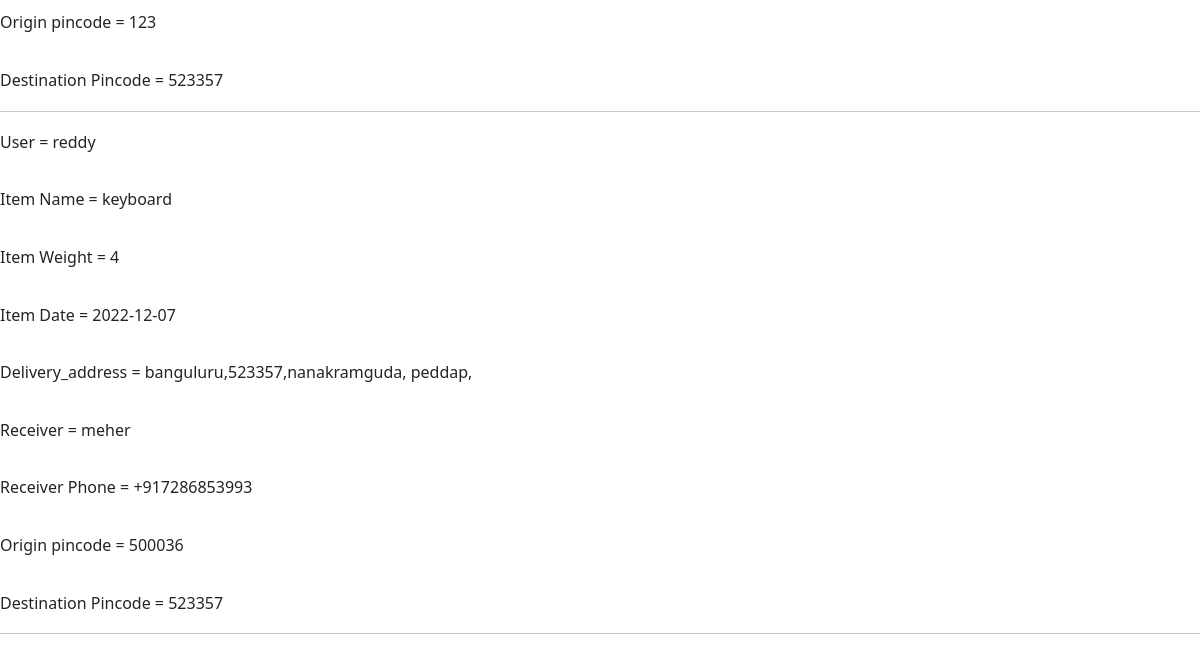
The page /orders_list (lower part) on the database as committed earlier.
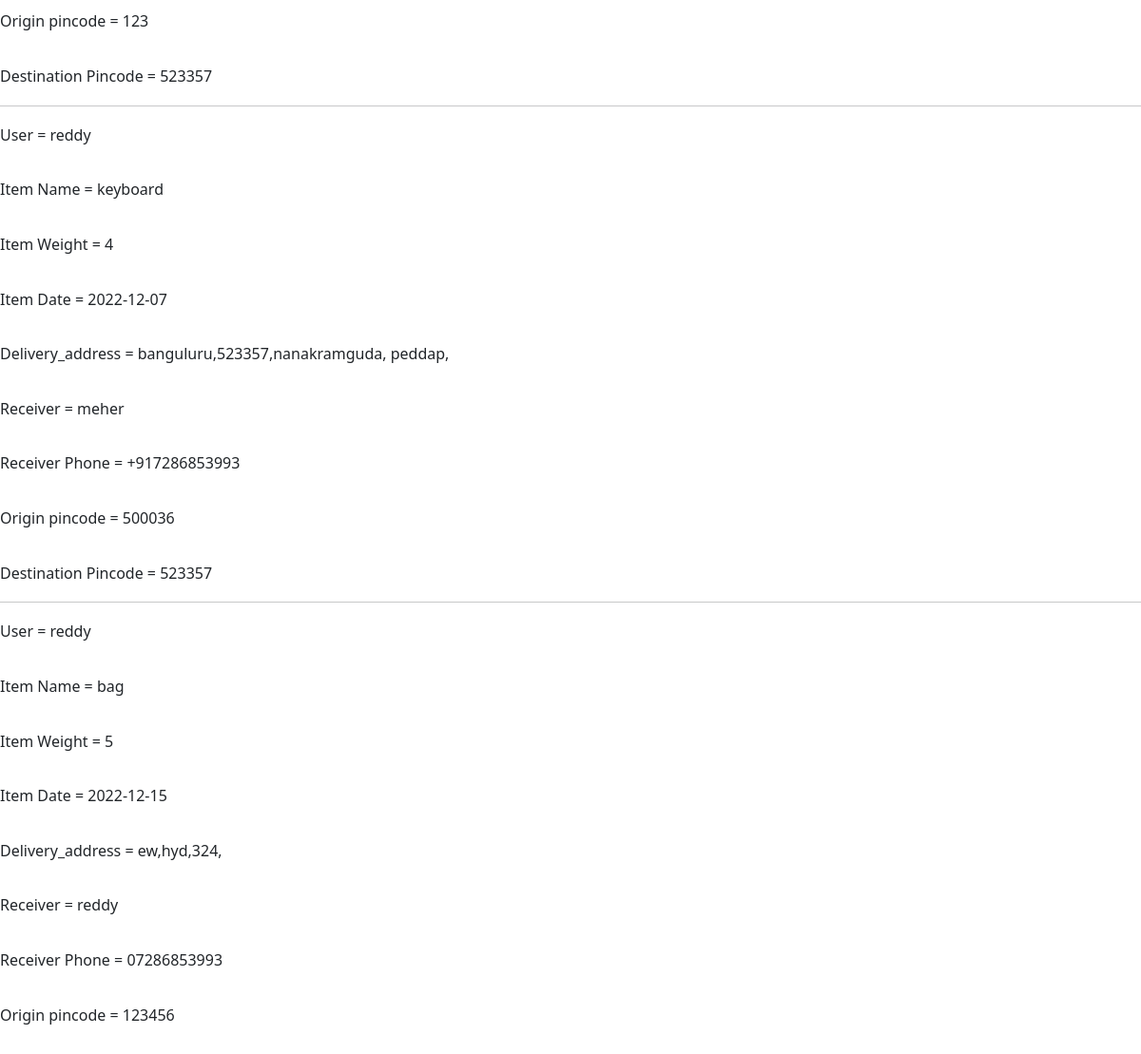
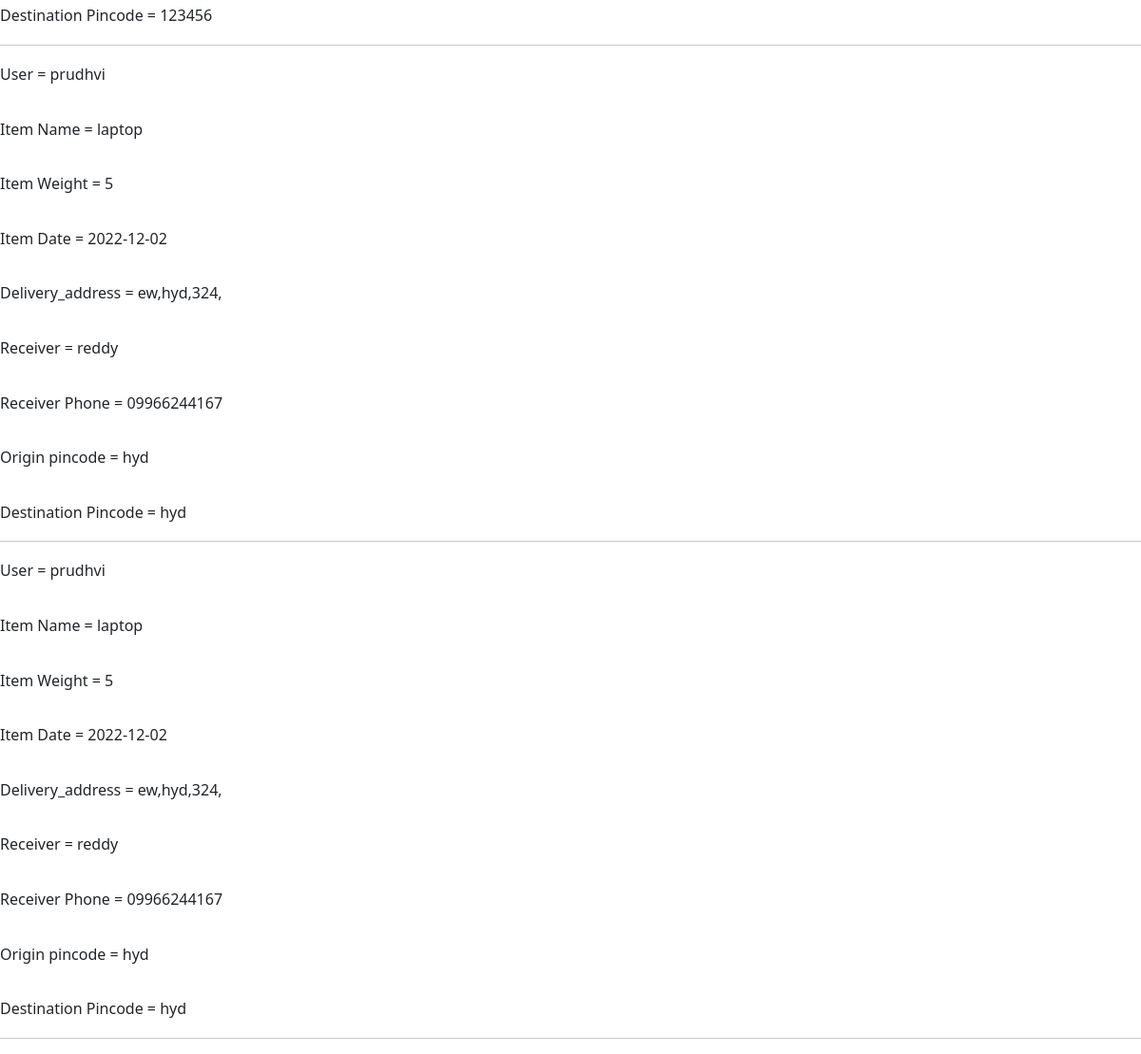
The same page on the database as committed later (2 pictures, top to bottom).
### tables this page shows
CREATE TABLE orderdetails (id INTEGER PRIMARY KEY AUTOINCREMENT, user text, itemname text, itemweight text,date text, receiver text, receiver_phone text, service text, price text, delivery_address text, originpin text destinationpin, destinationpin text);

### app.py (the view)
@app.route('/orders_list')
def orders_list():
    with sqlite3.connect('database.db') as con:
        con.row_factory = sqlite3.Row
        cur = con.execute('select * from orderdetails')
        rows = cur.fetchall()
        for i in rows:
            print(i)
    superuser = session.get('superuser')
    return render_template('orders_list.html', rows=rows, total=len(rows), superuser=superuser)

### templates/orders_list.html (shortened to what this page needs)
{% extends 'base.html' %}
{% block content %}
<head>
</head>
<body>
{% for order in rows %}
User = {{order.user}}<br><br>
Item Name = {{order.itemname}}<br><br>
Item Weight = {{order.itemweight}}<br><br>
Item Date = {{order.date}}<br><br>
Delivery_address = {{order.delivery_address}}<br><br>
Receiver = {{order.receiver}}<br><br>
Receiver Phone = {{order.receiver_phone}}<br><br>
Origin pincode = {{order.originpin}}<br><br>
Destination Pincode = {{order.destinationpin}}
<hr>
{% endfor %}
</body>
</html>
{% endblock %}

### templates/base.html (shortened to what this page needs)
<head>
    <link href="https://cdn.jsdelivr.net/npm/bootstrap@5.2.3/dist/css/bootstrap.min.css" rel="stylesheet"
>
     <link href="{{url_for('static', filename = 'css/main.css')}}" rel="stylesheet">
</head>
<body>
</body>
</html>
{% block content %}
{% endblock %}

### templates/base.html (style rules this page uses)
body { font: 400 15px ; line-height: 1.8; color: #8; }

Rows that differ between the two databases and show on the page:
added orderdetails: user "reddy", itemname "bag", itemweight "5", date "2022-12-15", delivery_address "ew,hyd,324,", receiver "reddy", receiver_phone "07286853993", originpin "123456", destinationpin "123456"
added orderdetails: user "prudhvi", itemname "laptop", itemweight "5", date "2022-12-02", delivery_address "ew,hyd,324,", receiver "reddy", receiver_phone "09966244167", originpin "hyd", destinationpin "hyd"
added orderdetails: user "prudhvi", itemname "laptop", itemweight "5", date "2022-12-02", delivery_address "ew,hyd,324,", receiver "reddy", receiver_phone "09966244167", originpin "hyd", destinationpin "hyd"
